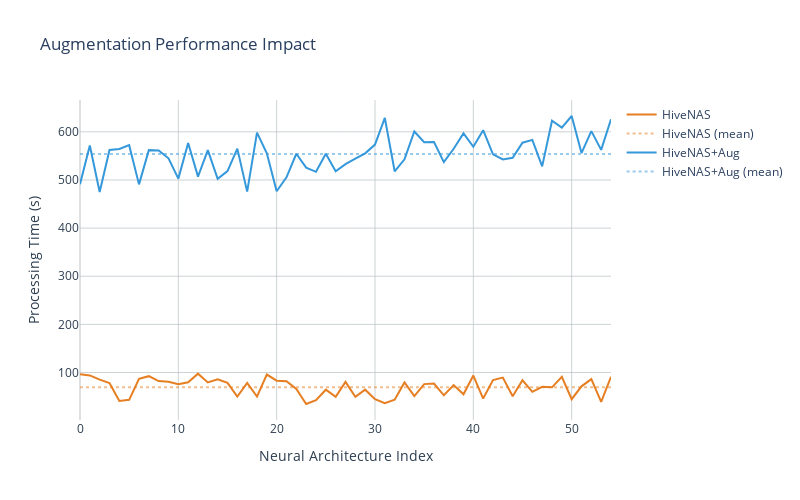

The code cell stored with this chart in its notebook:
### Markdown cell above
#### Augmentation Performance Impact

### Code cell
p_time_a = main_df_a['time'].values
p_time_b = main_df_b['time'].values

# Truncate data length to match (for aesthetic purposes)
p_time_a = p_time_a[:min(len(p_time_a), len(p_time_b))]
p_time_b = p_time_b[:min(len(p_time_a), len(p_time_b))]

# Instantiate processing times df
performance_times = {'HiveNAS': p_time_a,
                     'HiveNAS+Aug': p_time_b}

performance_df = pd.DataFrame(dict([(k,pd.Series(val)) for k,val in performance_times.items()]))

# Figure customization
fig = go.Figure()
fig.update_layout(
    title='Augmentation Performance Impact',
    xaxis_title='Neural Architecture Index', 
    yaxis_title='Processing Time (s)',
    plot_bgcolor='white',
    autosize=False,
    width=800,
    height=500
)

fig.update_yaxes(color=PLOT_TEXT_COLOR,
                 zeroline=True,
                 zerolinewidth=1,
                 zerolinecolor=GRID_ZERO_LINE_COLOR,
                 gridcolor=GRID_LINE_COLOR)

fig.update_xaxes(color=PLOT_TEXT_COLOR,
                 zeroline=True,
                 zerolinewidth=1,
                 zerolinecolor=GRID_ZERO_LINE_COLOR,
                 gridcolor=GRID_LINE_COLOR)

# Traces
fig.add_trace(go.Scatter(x=list(range(len(p_time_a))), y=p_time_a,
                         mode='lines',
                         name='HiveNAS',
                         line=dict(color=TRACE_1_COLOR)))
fig.add_trace(go.Scatter(x=list(range(len(p_time_a))), y=[p_time_a.mean() for _ in range(len(p_time_a))],
                         mode='lines',
                         name='HiveNAS (mean)',
                         line=dict(color=TRACE_1_DOTTED_COLOR, dash='dot')))


fig.add_trace(go.Scatter(x=list(range(len(p_time_b))), y=p_time_b,
                         mode='lines',
                         name='HiveNAS+Aug',
                         line=dict(color=TRACE_2_COLOR)))
fig.add_trace(go.Scatter(x=list(range(len(p_time_b))), y=[p_time_b.mean() for _ in range(len(p_time_b))],
                         mode='lines',
                         name='HiveNAS+Aug (mean)',
                         line=dict(color=TRACE_2_DOTTED_COLOR, dash='dot')))

fig.write_image(ANALYSIS_RESULTS_PATH + 'augmentation_impact.eps')

fig.show()

### Figure 1 — Plotly figure (JSON) as saved in the notebook; plotly's stock layout.template omitted (floating-point values rounded to 4 significant figures)
{"data": [{"line": {"color": "rgba(230,126,34,1.0)"}, "mode": "lines", "name": "HiveNAS", "type": "scatter", "x": [0, 1, 2, 3, 4, 5, 6, 7, 8, 9, 10, 11, 12, 13, 14, 15, 16, 17, 18, 19, 20, 21, 22, 23, 24, 25, 26, 27, 28, 29, 30, 31, 32, 33, 34, 35, 36, 37, 38, 39, 40, 41, 42, 43, 44, 45, 46, 47, 48, 49, 50, 51, 52, 53, 54], "y": [96.21, 93.93, 85.12, 78.24, 40.85, 43.25, 86.88, 92.39, 82.22, 80.59, 75.55, 79.88, 97.65, 79.42, 85.9, 78.45, 50.11, 78.18, 50.05, 95.75, 83.1, 82.08, 65.74, 34.6, 42.71, 64.31, 49.32, 80.64, 49.45, 64.39, 44.72, 36.4, 43.41, 79.34, 50.93, 75.93, 77.08, 52.73, 73.86, 54.74, 93.68, 45.99, 84.46, 89.53, 50.7, 83.9, 59.98, 70.22, 69.21, 90.98, 44.61, 71.33, 86.32, 39.17, 91.08]}, {"line": {"color": "rgba(230,126,34,0.5)", "dash": "dot"}, "mode": "lines", "name": "HiveNAS (mean)", "type": "scatter", "x": [0, 1, 2, 3, 4, 5, 6, 7, 8, 9, 10, 11, 12, 13, 14, 15, 16, 17, 18, 19, 20, 21, 22, 23, 24, 25, 26, 27, 28, 29, 30, 31, 32, 33, 34, 35, 36, 37, 38, 39, 40, 41, 42, 43, 44, 45, 46, 47, 48, 49, 50, 51, 52, 53, 54], "y": [69.59, 69.59, 69.59, 69.59, 69.59, 69.59, 69.59, 69.59, 69.59, 69.59, 69.59, 69.59, 69.59, 69.59, 69.59, 69.59, 69.59, 69.59, 69.59, 69.59, 69.59, 69.59, 69.59, 69.59, 69.59, 69.59, 69.59, 69.59, 69.59, 69.59, 69.59, 69.59, 69.59, 69.59, 69.59, 69.59, 69.59, 69.59, 69.59, 69.59, 69.59, 69.59, 69.59, 69.59, 69.59, 69.59, 69.59, 69.59, 69.59, 69.59, 69.59, 69.59, 69.59, 69.59, 69.59]}, {"line": {"color": "rgba(52,152,219,1.0)"}, "mode": "lines", "name": "HiveNAS+Aug", "type": "scatter", "x": [0, 1, 2, 3, 4, 5, 6, 7, 8, 9, 10, 11, 12, 13, 14, 15, 16, 17, 18, 19, 20, 21, 22, 23, 24, 25, 26, 27, 28, 29, 30, 31, 32, 33, 34, 35, 36, 37, 38, 39, 40, 41, 42, 43, 44, 45, 46, 47, 48, 49, 50, 51, 52, 53, 54], "y": [491.3, 571.8, 475.2, 562.4, 564.4, 572.3, 490.8, 562.0, 561.4, 544.9, 502.7, 576.7, 507.0, 562.0, 502.5, 518.3, 565.2, 475.8, 598.3, 555.5, 476.6, 505.5, 554.5, 525.6, 516.9, 554.4, 518.1, 532.9, 544.3, 555.4, 573.5, 628.8, 518.0, 542.9, 600.7, 578.6, 578.8, 537.2, 564.8, 596.8, 569.1, 603.4, 553.2, 542.8, 546.1, 577.4, 583.3, 528.3, 623.0, 608.7, 632.9, 555.9, 601.4, 562.5, 626.0]}, {"line": {"color": "rgba(52,152,219,0.5)", "dash": "dot"}, "mode": "lines", "name": "HiveNAS+Aug (mean)", "type": "scatter", "x": [0, 1, 2, 3, 4, 5, 6, 7, 8, 9, 10, 11, 12, 13, 14, 15, 16, 17, 18, 19, 20, 21, 22, 23, 24, 25, 26, 27, 28, 29, 30, 31, 32, 33, 34, 35, 36, 37, 38, 39, 40, 41, 42, 43, 44, 45, 46, 47, 48, 49, 50, 51, 52, 53, 54], "y": [554.2, 554.2, 554.2, 554.2, 554.2, 554.2, 554.2, 554.2, 554.2, 554.2, 554.2, 554.2, 554.2, 554.2, 554.2, 554.2, 554.2, 554.2, 554.2, 554.2, 554.2, 554.2, 554.2, 554.2, 554.2, 554.2, 554.2, 554.2, 554.2, 554.2, 554.2, 554.2, 554.2, 554.2, 554.2, 554.2, 554.2, 554.2, 554.2, 554.2, 554.2, 554.2, 554.2, 554.2, 554.2, 554.2, 554.2, 554.2, 554.2, 554.2, 554.2, 554.2, 554.2, 554.2, 554.2]}], "layout": {"autosize": false, "height": 500, "plot_bgcolor": "white", "title": {"text": "Augmentation Performance Impact"}, "width": 800, "xaxis": {"color": "rgba(44,62,80,1.0)", "gridcolor": "rgba(189,195,199,0.75)", "title": {"text": "Neural Architecture Index"}, "zeroline": true, "zerolinecolor": "rgba(189,195,199,1.0)", "zerolinewidth": 1}, "yaxis": {"color": "rgba(44,62,80,1.0)", "gridcolor": "rgba(189,195,199,0.75)", "title": {"text": "Processing Time (s)"}, "zeroline": true, "zerolinecolor": "rgba(189,195,199,1.0)", "zerolinewidth": 1}}}
